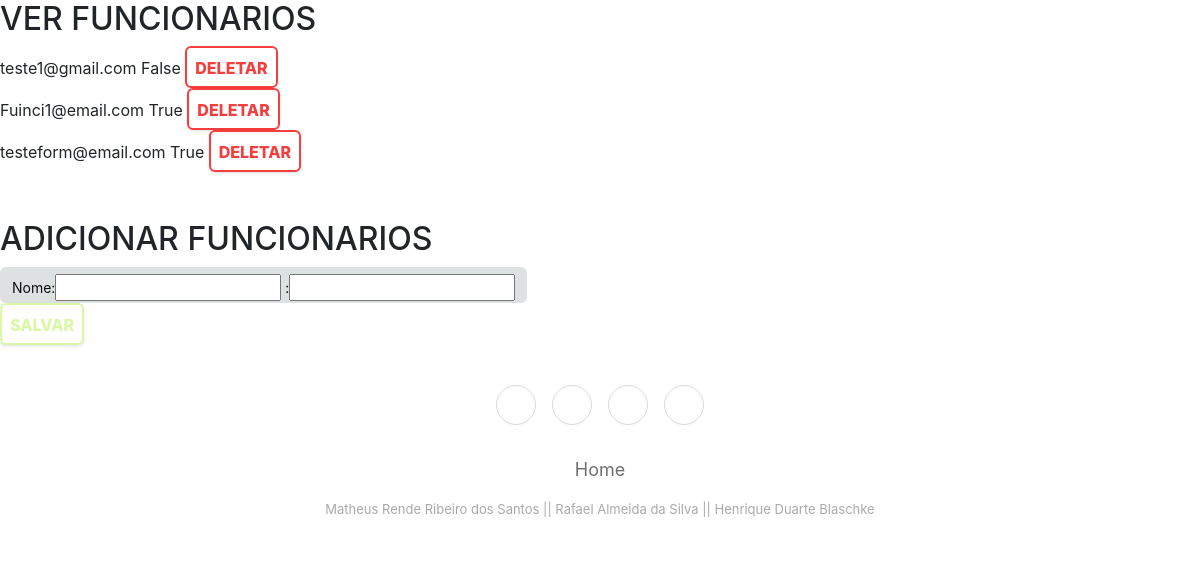
/Adcionar_Funcionario/, run on an earlier commit of the app's database.
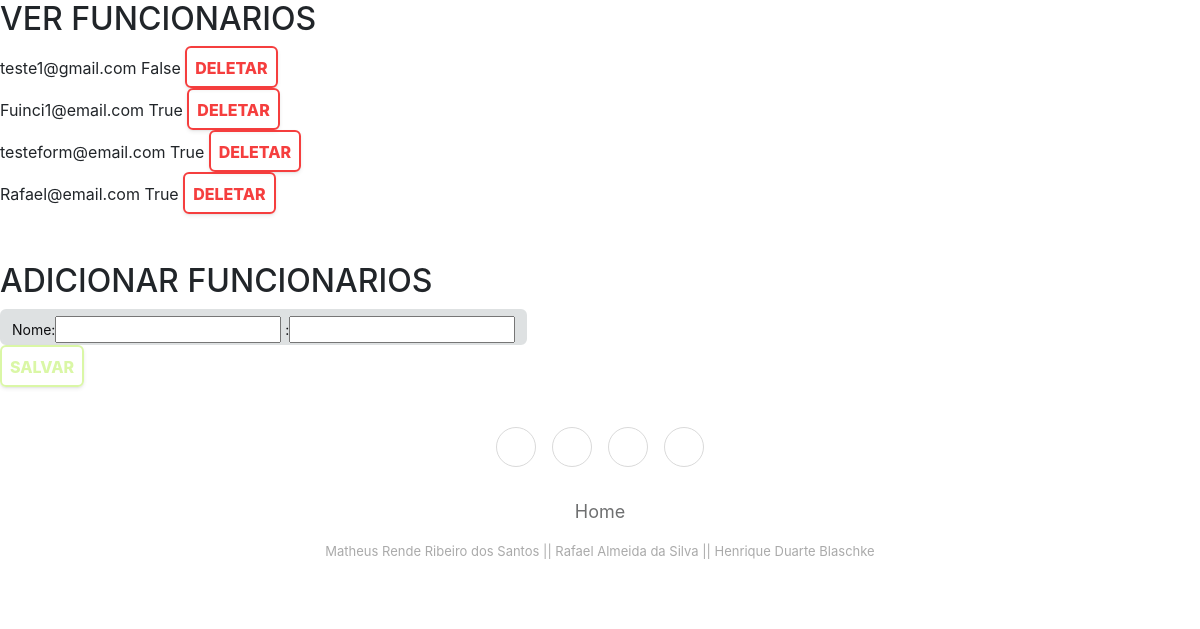
And on a later commit of the database.
### gestao/models.py (models this page shows, shortened)
class Funci(models.Model):
    nome= models.CharField(max_length=100)
    email= models.EmailField(max_length=100,primary_key=True,unique=True)
    gerente= models.BooleanField(default=False,null=False)

### gestao/views.py (the view)
# urls.py: path('Adcionar_Funcionario/',add_Funci),
def add_Funci(request):#Cria Funcionarios
    lista_Funci= Funci.objects.all()#Pega todos os tados dos funcionarios
    form= AD_Funci()
    if request.method == 'POST':
        print(request.POST)
        form= AD_Funci(request.POST)
        if form.is_valid():
            form.save()
    context=context={'request':request, 'lista_Funci':lista_Funci, 'form':form}
    return render(request,'addFunci.html',context)

### gestao/forms.py
class AD_Funci(ModelForm):
    class Meta:
        model= Funci
        fields ='__all__'

### gestao/templates/addFunci.html (shortened to what this page needs)
<!DOCTYPE html>
<html>
    <head>
        <link rel="stylesheet" href="./Style.css">
        <link rel="stylesheet" href="https://cdnjs.cloudflare.com/ajax/libs/twitter-bootstrap/4.1.3/css/bootstrap.min.css">
        <link rel="stylesheet" href="https://cdnjs.cloudflare.com/ajax/libs/ionicons/2.0.1/css/ionicons.min.css">
        <link rel="stylesheet" href="assets/css/style.css">
    </head>
    <body>
        <h2>VER FUNCIONARIOS</h2>
        {%for a in lista_Funci%}
        {{a.email}}
        {{a.gerente}}
        <button class="botao_delete">DELETAR</button>
        <br>
        {%endfor%}
        <br>
        <br>
        <h2>ADICIONAR FUNCIONARIOS</h2>
        <form action="" method="post">
        <div class="caixatexto">
            <span>Nome:<input type="text" required="required">{{form.proNome}}</span>
            <span>:<input type="text" required="required">{{form.}}</span>
        </div>
            <button  class="botao_add" type="submit">SALVAR</button>
        </form>
                <div class="footer-basic">
                    <footer>
                        <div class="social"><a href="#"></a><a href="#"></a><a href="#"></a><a href="#"></a></div>
                        <ul class="list-inline">
                            <li class="list-inline-item"><a href="http://127.0.0.1:8000/#">Home</a></li>
                        </ul>
                        <p class="copyright">Matheus Rende Ribeiro dos Santos || Rafael Almeida da Silva || Henrique Duarte Blaschke
                        </div></p>
            </body>
</html>

What changed in the data, as far as the page shows it:
added Funci: email "Rafael@email.com", gerente "True"
